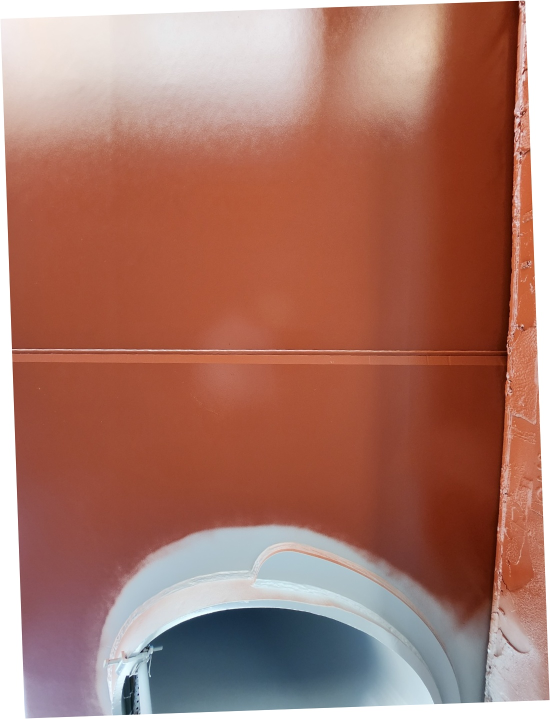
#> input picture Unity_graduate/Assets/Scripts/python/image/red3.jpg, 1100 x 1438 px (shown at 1/2 size)
$ python socket_test2.py
#> lines starting #> are read from the running program, lines starting #| are printed output that depends on the picture
import socket
import cv2
import time
import pickle

testImg = cv2.imread('./image/red3.jpg')
#> testImg is the input picture: shape (1438, 1100, 3); mean B, G, R 105.2, 118.1, 168.4
resizeImg = cv2.resize(testImg,(550,719))
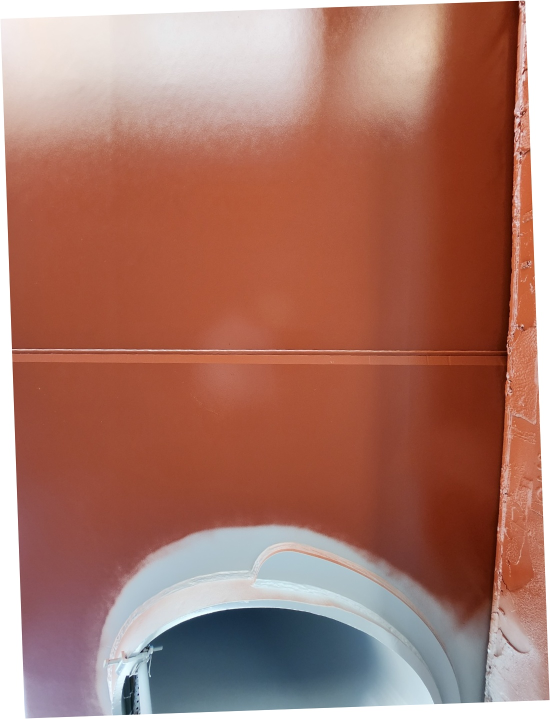
#> resizeImg: shape (719, 550, 3); mean B, G, R 105.3, 118.2, 168.5
host, port = "127.0.0.1", 25001
#> (the run stopped early here; a loop or call above may not have finished)
